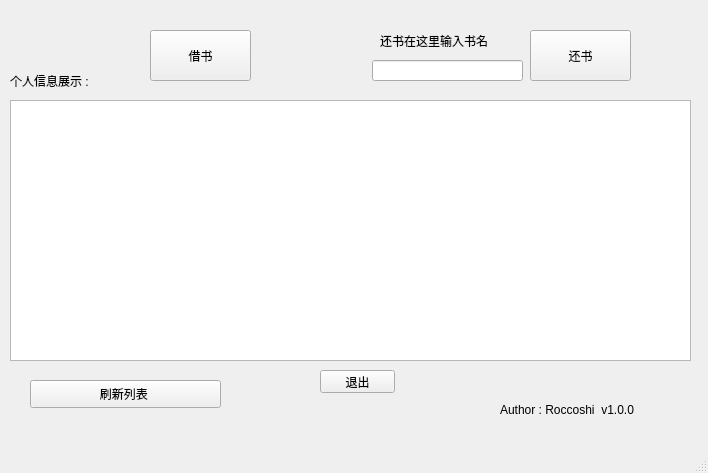
<?xml version="1.0" encoding="UTF-8"?>
<ui version="4.0">
 <class>student</class>
 <widget class="QMainWindow" name="student">
  <property name="geometry">
   <rect>
    <x>0</x>
    <y>0</y>
    <width>708</width>
    <height>473</height>
   </rect>
  </property>
  <property name="windowTitle">
   <string>MainWindow</string>
  </property>
  <widget class="QWidget" name="centralwidget">
   <widget class="QTableView" name="tableView">
    <property name="geometry">
     <rect>
      <x>10</x>
      <y>100</y>
      <width>681</width>
      <height>261</height>
     </rect>
    </property>
   </widget>
   <widget class="QPushButton" name="pushButton">
    <property name="geometry">
     <rect>
      <x>320</x>
      <y>370</y>
      <width>75</width>
      <height>23</height>
     </rect>
    </property>
    <property name="text">
     <string>退出</string>
    </property>
   </widget>
   <widget class="QPushButton" name="pushButton_borrow">
    <property name="geometry">
     <rect>
      <x>150</x>
      <y>30</y>
      <width>101</width>
      <height>51</height>
     </rect>
    </property>
    <property name="text">
     <string>借书</string>
    </property>
   </widget>
   <widget class="QPushButton" name="pushButton_return">
    <property name="geometry">
     <rect>
      <x>530</x>
      <y>30</y>
      <width>101</width>
      <height>51</height>
     </rect>
    </property>
    <property name="text">
     <string>还书</string>
    </property>
   </widget>
   <widget class="QLineEdit" name="lineEdit_bookname">
    <property name="geometry">
     <rect>
      <x>372</x>
      <y>60</y>
      <width>151</width>
      <height>21</height>
     </rect>
    </property>
    <property name="whatsThis">
     <string>&lt;html&gt;&lt;head/&gt;&lt;body&gt;&lt;p&gt;书名&lt;/p&gt;&lt;/body&gt;&lt;/html&gt;</string>
    </property>
   </widget>
   <widget class="QLabel" name="label_4">
    <property name="geometry">
     <rect>
      <x>10</x>
      <y>70</y>
      <width>111</width>
      <height>21</height>
     </rect>
    </property>
    <property name="text">
     <string>个人信息展示 : </string>
    </property>
   </widget>
   <widget class="QLabel" name="label_5">
    <property name="geometry">
     <rect>
      <x>380</x>
      <y>30</y>
      <width>141</width>
      <height>21</height>
     </rect>
    </property>
    <property name="text">
     <string>还书在这里输入书名</string>
    </property>
   </widget>
   <widget class="QPushButton" name="pushButton_refresh">
    <property name="geometry">
     <rect>
      <x>30</x>
      <y>380</y>
      <width>191</width>
      <height>28</height>
     </rect>
    </property>
    <property name="text">
     <string>刷新列表 </string>
    </property>
   </widget>
   <widget class="QLabel" name="label_6">
    <property name="geometry">
     <rect>
      <x>500</x>
      <y>400</y>
      <width>201</width>
      <height>20</height>
     </rect>
    </property>
    <property name="text">
     <string>Author : Roccoshi  v1.0.0</string>
    </property>
   </widget>
  </widget>
  <widget class="QMenuBar" name="menubar">
   <property name="geometry">
    <rect>
     <x>0</x>
     <y>0</y>
     <width>708</width>
     <height>26</height>
    </rect>
   </property>
  </widget>
  <widget class="QStatusBar" name="statusbar"/>
 </widget>
 <resources/>
 <connections/>
</ui>
